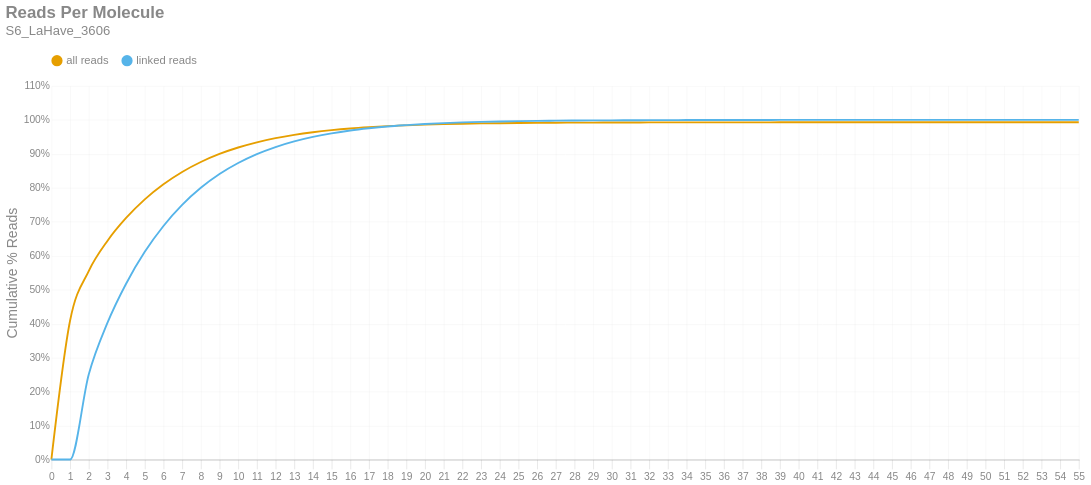

The code cell stored with this chart in its notebook:
### Markdown cell above
### Reads per Molecule
This chart shows the cumulative distribution of the number of reads per linked molecule. That is, how many alignments are associated with a unique molecule. This excludes the number of reads associated with invalid or absent linked-read barcodes. The `linked` histogram is the percentages recalculated when disregarding singletons.

### Code cell
if SKIPLR:
    print_html(f"Skipped")
else:
    counts = np.bincount(valids['reads'].cast(pl.Int64).to_numpy())
    weighted = counts * np.arange(len(counts))
    all_perc = weighted / n_reads
    linked_perc = weighted / n_linked_reads
    linked_perc[1] = 0
    binned_df = pl.DataFrame({
        'readsper': list(range(len(counts))),
        'all reads (cumsum)': np.cumsum(all_perc).tolist(),
        'linked reads (cumsum)': np.cumsum(linked_perc).tolist(),
    })

    with SafeRender(binned_df):
        (
            density_plot(binned_df, 'Reads Per Molecule', samplename, 'readspmol')
            .encode(
                x=alt.X('readsper:O', title=None).axis(labelAngle=0).scale(padding=0),
                y=alt.Y('value:Q', title='Cumulative % Reads').axis(format='%').stack(False),
                color=alt.Color("key:N").scale(domain=["all reads", "linked reads"]),
                tooltip=[
                    alt.Tooltip("key:N", title="Data Type"),
                    alt.Tooltip("readsper:O", title="Reads Per Molecule"),
                    alt.Tooltip("value:Q", format=".2%", title="% Reads (Cum.)")
                ]            
            )
        ).display()

### Figure 1 — Vega-Lite specification as saved in the notebook (floating-point values rounded to 4 significant figures)
{"width": "container", "height": 400, "config": {"title": {"anchor": "start", "dy": -15, "fontSize": 18, "color": "#888888", "subtitleColor": "#888888", "subtitleFontSize": 14}, "arc": {"fill": "#0072B2"}, "axis": {"domainColor": "#888888", "domainWidth": 0.5, "gridWidth": 0.2, "grid": false, "titleFontWeight": 400, "titleFontSize": 15, "labelFontSize": 11, "labelColor": "#888888", "tickColor": "#888888", "tickWidth": 0.2, "titleColor": "#888888"}, "axisBand": {"grid": false}, "axisX": {"grid": true, "tickSize": 10, "domainCap": "round"}, "axisY": {"domain": false, "grid": true, "tickSize": 0, "domainCap": "round"}, "background": "transparent", "header": {"labelFontSize": 15, "labelColor": "#888888", "titleFontSize": 15, "titleFontWeight": 600, "titleColor": "#888888"}, "legend": {"labelFont": "sans-serif", "labelFontSize": 12, "labelColor": "#888888", "symbolSize": 100, "symbolType": "circle", "titleFontSize": 12, "titlePadding": 10, "titleColor": "#888888", "title": null, "orient": "top"}, "range": {"category": ["#E69F00", "#56B4E9", "#009E73", "#F0E442", "#0072B2", "#D55E00", "#CC79A7", "#000000"], "diverging": ["#cfe8f3", "#a2d4ec", "#73bfe2", "#46abdb", "#1696d2", "#12719e"]}, "area": {"fill": "#0072B2", "fillOpacity": 0.7, "line": true, "strokeOpacity": 0.7}, "line": {"color": "#0072B2", "stroke": "#0072B2", "strokeWidth": 2}, "trail": {"color": "#0072B2", "stroke": "#0072B2", "strokeWidth": 0, "size": 1}, "point": {"filled": true, "fillOpacity": 1.0, "size": 95}, "text": {"color": "#888888", "fontSize": 11, "align": "right", "fontWeight": 400, "size": 11}, "bar": {"fill": "#0072B2", "stroke": null}, "view": {"stroke": null, "continuousWidth": 660, "continuousHeight": 400}}, "data": {"name": "data-d668e2cbcb0de63e9077f598706ef739"}, "mark": {"type": "line", "interpolate": "monotone", "point": {"opacity": 0, "size": 275}}, "encoding": {"color": {"field": "key", "scale": {"domain": ["all reads", "linked reads"]}, "type": "nominal"}, "tooltip": [{"field": "key", "title": "Data Type", "type": "nominal"}, {"field": "readsper", "title": "Reads Per Molecule", "type": "ordinal"}, {"field": "value", "format": ".2%", "title": "% Reads (Cum.)", "type": "quantitative"}], "x": {"axis": {"labelAngle": 0}, "field": "readsper", "scale": {"padding": 0}, "title": null, "type": "ordinal"}, "y": {"axis": {"format": "%"}, "field": "value", "stack": false, "title": "Cumulative % Reads", "type": "quantitative"}}, "params": [{"name": "param_c36ac31b6afebe62", "select": {"type": "point", "fields": ["key"]}, "bind": "legend"}], "title": {"text": "Reads Per Molecule", "subtitle": "S6_LaHave_3606"}, "transform": [{"fold": ["all reads (cumsum)", "linked reads (cumsum)"]}, {"calculate": "replace(datum.key, ' (cumsum)', '')", "as": "key"}, {"filter": {"param": "param_c36ac31b6afebe62"}}], "usermeta": {"embedOptions": {"downloadFileName": "S6_LaHave_3606.readspmol"}}, "$schema": "https://vega.github.io/schema/vega-lite/v6.1.0.json", "datasets": {"data-d668e2cbcb0de63e9077f598706ef739": [{"readsper": 0, "all reads (cumsum)": 0.0, "linked reads (cumsum)": 0.0}, {"readsper": 1, "all reads (cumsum)": 0.4087, "linked reads (cumsum)": 0.0}, {"readsper": 2, "all reads (cumsum)": 0.5548, "linked reads (cumsum)": 0.2502}, {"readsper": 3, "all reads (cumsum)": 0.6436, "linked reads (cumsum)": 0.4021}, {"readsper": 4, "all reads (cumsum)": 0.7112, "linked reads (cumsum)": 0.5177}, {"readsper": 5, "all reads (cumsum)": 0.766, "linked reads (cumsum)": 0.6115}, {"readsper": 6, "all reads (cumsum)": 0.8105, "linked reads (cumsum)": 0.6876}, {"readsper": 7, "all reads (cumsum)": 0.8467, "linked reads (cumsum)": 0.7497}, {"readsper": 8, "all reads (cumsum)": 0.8761, "linked reads (cumsum)": 0.8}, {"readsper": 9, "all reads (cumsum)": 0.8998, "linked reads (cumsum)": 0.8405}, {"readsper": 10, "all reads (cumsum)": 0.9187, "linked reads (cumsum)": 0.8729}, {"readsper": 11, "all reads (cumsum)": 0.9341, "linked reads (cumsum)": 0.8992}, {"readsper": 12, "all reads (cumsum)": 0.9463, "linked reads (cumsum)": 0.9201}, {"readsper": 13, "all reads (cumsum)": 0.956, "linked reads (cumsum)": 0.9367}, {"readsper": 14, "all reads (cumsum)": 0.9637, "linked reads (cumsum)": 0.95}, {"readsper": 15, "all reads (cumsum)": 0.9699, "linked reads (cumsum)": 0.9605}, {"readsper": 16, "all reads (cumsum)": 0.9748, "linked reads (cumsum)": 0.9689}, {"readsper": 17, "all reads (cumsum)": 0.9785, "linked reads (cumsum)": 0.9753}, {"readsper": 18, "all reads (cumsum)": 0.9816, "linked reads (cumsum)": 0.9806}, {"readsper": 19, "all reads (cumsum)": 0.9839, "linked reads (cumsum)": 0.9845}, {"readsper": 20, "all reads (cumsum)": 0.9859, "linked reads (cumsum)": 0.9879}, {"readsper": 21, "all reads (cumsum)": 0.9875, "linked reads (cumsum)": 0.9906}, {"readsper": 22, "all reads (cumsum)": 0.9887, "linked reads (cumsum)": 0.9927}, {"readsper": 23, "all reads (cumsum)": 0.9896, "linked reads (cumsum)": 0.9942}, {"readsper": 24, "all reads (cumsum)": 0.9903, "linked reads (cumsum)": 0.9954}, {"readsper": 25, "all reads (cumsum)": 0.9908, "linked reads (cumsum)": 0.9963}, {"readsper": 26, "all reads (cumsum)": 0.9913, "linked reads (cumsum)": 0.9971}, {"readsper": 27, "all reads (cumsum)": 0.9916, "linked reads (cumsum)": 0.9976}, {"readsper": 28, "all reads (cumsum)": 0.9919, "linked reads (cumsum)": 0.9981}, {"readsper": 29, "all reads (cumsum)": 0.9921, "linked reads (cumsum)": 0.9985}, {"readsper": 30, "all reads (cumsum)": 0.9922, "linked reads (cumsum)": 0.9988}, {"readsper": 31, "all reads (cumsum)": 0.9924, "linked reads (cumsum)": 0.999}, {"readsper": 32, "all reads (cumsum)": 0.9925, "linked reads (cumsum)": 0.9992}, {"readsper": 33, "all reads (cumsum)": 0.9926, "linked reads (cumsum)": 0.9994}, {"readsper": 34, "all reads (cumsum)": 0.9927, "linked reads (cumsum)": 0.9995}, {"readsper": 35, "all reads (cumsum)": 0.9928, "linked reads (cumsum)": 0.9996}, {"readsper": 36, "all reads (cumsum)": 0.9928, "linked reads (cumsum)": 0.9997}, {"readsper": 37, "all reads (cumsum)": 0.9928, "linked reads (cumsum)": 0.9998}, {"readsper": 38, "all reads (cumsum)": 0.9929, "linked reads (cumsum)": 0.9998}, {"readsper": 39, "all reads (cumsum)": 0.9929, "linked reads (cumsum)": 0.9999}, {"readsper": 40, "all reads (cumsum)": 0.9929, "linked reads (cumsum)": 0.9999}, {"readsper": 41, "all reads (cumsum)": 0.9929, "linked reads (cumsum)": 0.9999}, {"readsper": 42, "all reads (cumsum)": 0.9929, "linked reads (cumsum)": 1.0}, {"readsper": 43, "all reads (cumsum)": 0.9929, "linked reads (cumsum)": 1.0}, {"readsper": 44, "all reads (cumsum)": 0.9929, "linked reads (cumsum)": 1.0}, {"readsper": 45, "all reads (cumsum)": 0.9929, "linked reads (cumsum)": 1.0}, {"readsper": 46, "all reads (cumsum)": 0.9929, "linked reads (cumsum)": 1.0}, {"readsper": 47, "all reads (cumsum)": 0.993, "linked reads (cumsum)": 1.0}, {"readsper": 48, "all reads (cumsum)": 0.993, "linked reads (cumsum)": 1.0}, {"readsper": 49, "all reads (cumsum)": 0.993, "linked reads (cumsum)": 1.0}, {"readsper": 50, "all reads (cumsum)": 0.993, "linked reads (cumsum)": 1.0}, {"readsper": 51, "all reads (cumsum)": 0.993, "linked reads (cumsum)": 1.0}, {"readsper": 52, "all reads (cumsum)": 0.993, "linked reads (cumsum)": 1.0}, {"readsper": 53, "all reads (cumsum)": 0.993, "linked reads (cumsum)": 1.0}, {"readsper": 54, "all reads (cumsum)": 0.993, "linked reads (cumsum)": 1.0}, {"readsper": 55, "all reads (cumsum)": 0.993, "linked reads (cumsum)": 1.0}]}}
